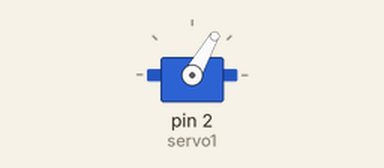
Simulated run of this sketch. Board: Arduino Uno, built with avr-gcc and run on an emulated ATmega328P. On the bench: servo.

Above: at 0.05 s.
At 1.2 s:
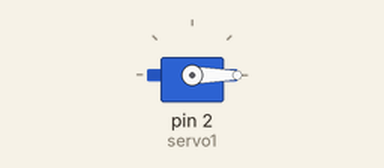
At 2.4 s:
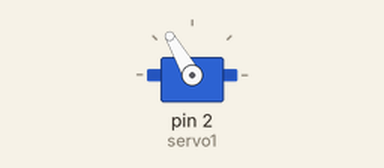
Timing chart, 0 to 7.4 s (numbered marks = the images above):
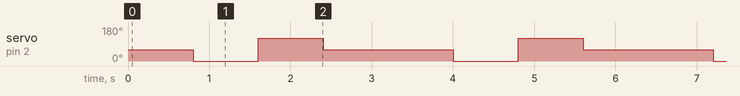

Measured:
- by itself, servo on pin 2 (servo1): repeats every 3.2 s: 120° 0.80 s, 60° 1.6 s, 0° 0.80 s

The sketch:

servo_01.ino
```cpp
#include <Servo.h>
Servo servo1;
int trig=2;
int echo=3;

void setup()
{
  servo1.attach(2); //pin sinyal servo terkoneksi pada pin 2 arduino
}
void loop()
{
  servo1.write(60);
  delay(800);
  servo1.write(0);
  delay(800);
  servo1.write(120);
  delay(800);
  servo1.write(60);
  delay(800);
}
```
